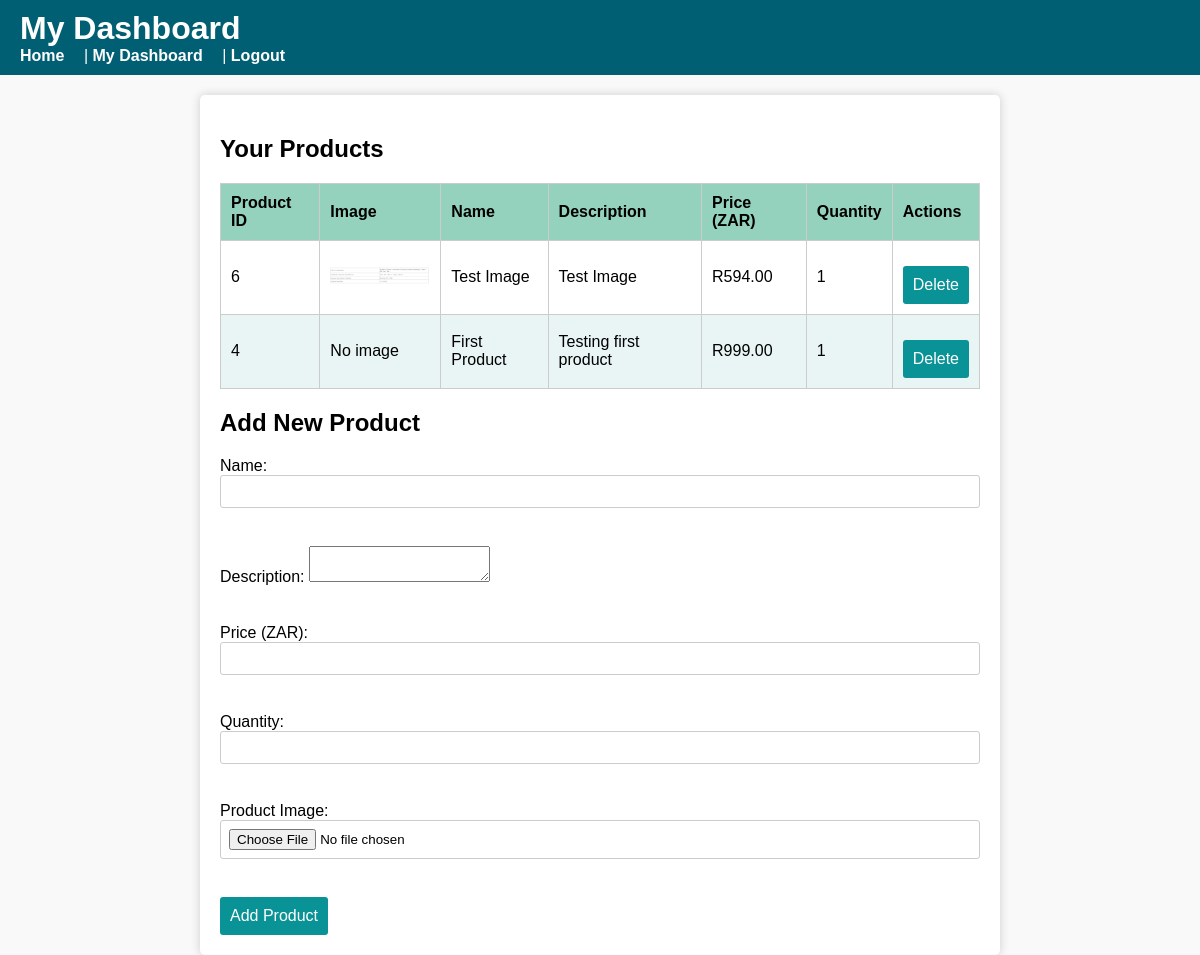
/dashboard.php (signed in), run on the app's committed database.
### tables this page shows
CREATE TABLE `products` (
  `product_id` int(11) NOT NULL,
  `name` varchar(100) NOT NULL,
  `description` text NOT NULL,
  `price` decimal(10,2) NOT NULL,
  `quantity` int(11) NOT NULL,
  `user_id` int(11) NOT NULL,
  `Image` varchar(255) NOT NULL
);

### dashboard.php (the view, shortened to what this page needs)
<?php
require 'config.php';
$userId = $_SESSION['user_id'];
$sql = "SELECT product_id, name, description, price, quantity, image FROM products WHERE user_id = ? ORDER BY product_id DESC";
$stmt = $conn->prepare($sql);
$stmt->bind_param("i", $userId);
$stmt->execute();
$result = $stmt->get_result();
?>
<!DOCTYPE html>
<html lang="en">
<head>
    <link rel="stylesheet" href="style.css" />
</head>
<body>
<header>
    <h1>My Dashboard</h1>
    <nav>
        <a href="home.php">Home</a> |
        <a href="dashboard.php">My Dashboard</a> |
        <a href="logout.php">Logout</a>
    </nav>
</header>
<main>
    <h2>Your Products</h2>
    <?php if ($result && $result->num_rows > 0): ?>
        <table>
            <thead>
                <tr>
                    <th>Product ID</th>
                    <th>Image</th>
                    <th>Name</th>
                    <th>Description</th>
                    <th>Price (ZAR)</th>
                    <th>Quantity</th>
                    <th>Actions</th>
                </tr>
            </thead>
            <tbody>
                <?php while ($row = $result->fetch_assoc()): ?>
                <tr>
                    <td><?= htmlspecialchars($row['product_id']) ?></td>
                    <td>
                        <?php if (!empty($row['image'])): ?>
                            <img src="<?= htmlspecialchars($row['image']) ?>" alt="Product Image" style="max-width:100px; max-height:80px;">
                        <?php else: ?>
                            No image
                        <?php endif; ?>
                    </td>
                    <td><?= htmlspecialchars($row['name']) ?></td>
                    <td><?= htmlspecialchars($row['description']) ?></td>
                    <td>R<?= number_format($row['price'], 2) ?></td>
                    <td><?= htmlspecialchars($row['quantity']) ?></td>
                    <td>
                        <form method="POST" style="display:inline;">
                            <button type="submit" onclick="return confirm('Are you sure you want to delete this product?')">Delete</button>
                        </form>
                    </td>
                </tr>
                <?php endwhile; ?>
            </tbody>
        </table>
    <?php else: ?>
        <p>You have not uploaded any products yet.</p>
    <?php endif; ?>
    <h2>Add New Product</h2>
    <form action="add_product.php" method="post" enctype="multipart/form-data">
        <label>Name: <input type="text" name="name" required></label><br>
        <label>Description: <textarea name="description" required></textarea></label><br>
        <label>Price (ZAR): <input type="number" step="0.01" name="price" required></label><br>
        <label>Quantity: <input type="number" name="quantity" required></label><br>
        <label>Product Image: <input type="file" name="product_image" accept="image/*"></label><br>
        <button type="submit">Add Product</button>
    </form>
</main>
</body>
</html>

### style.css (style rules this page uses)
* { box-sizing: border-box; font-family: Arial, sans-serif; }
body { background: #f9f9f9; margin: 0; padding: 0; }
header { background-color: #005f73; color: #fff; padding: 10px 20px; }
header h1, header h2 { margin: 0; }
nav a { color: #fff; text-decoration: none; margin-right: 15px; font-weight: bold; }
main { padding: 20px; max-width: 800px; margin: auto; background: #fff; box-shadow: 0 0 10px #ccc; border-radius: 5px; margin-top: 20px; }
form label { display: block; margin: 15px 0 5px; }
form input { width: 100%; padding: 8px; border: 1px solid #ccc; border-radius: 3px; }
form button { margin-top: 15px; padding: 10px; background-color: #0a9396; border: none; color: white; font-size: 16px; cursor: pointer; border-radius: 3px; }
table { width: 100%; border-collapse: collapse; margin-top: 10px; }
table, th, td { border: 1px solid #ccc; }
th, td { padding: 10px; text-align: left; }
th { background-color: #94d2bd; }
tr:nth-child(even) { background-color: #e9f5f4; }

### data on the page
products: product_id "6", Image (picture), name "Test Image", description "Test Image", price "594.00", quantity "1"
products: product_id "4", Image "No image", name "First Product", description "Testing first product", price "999.00", quantity "1"
